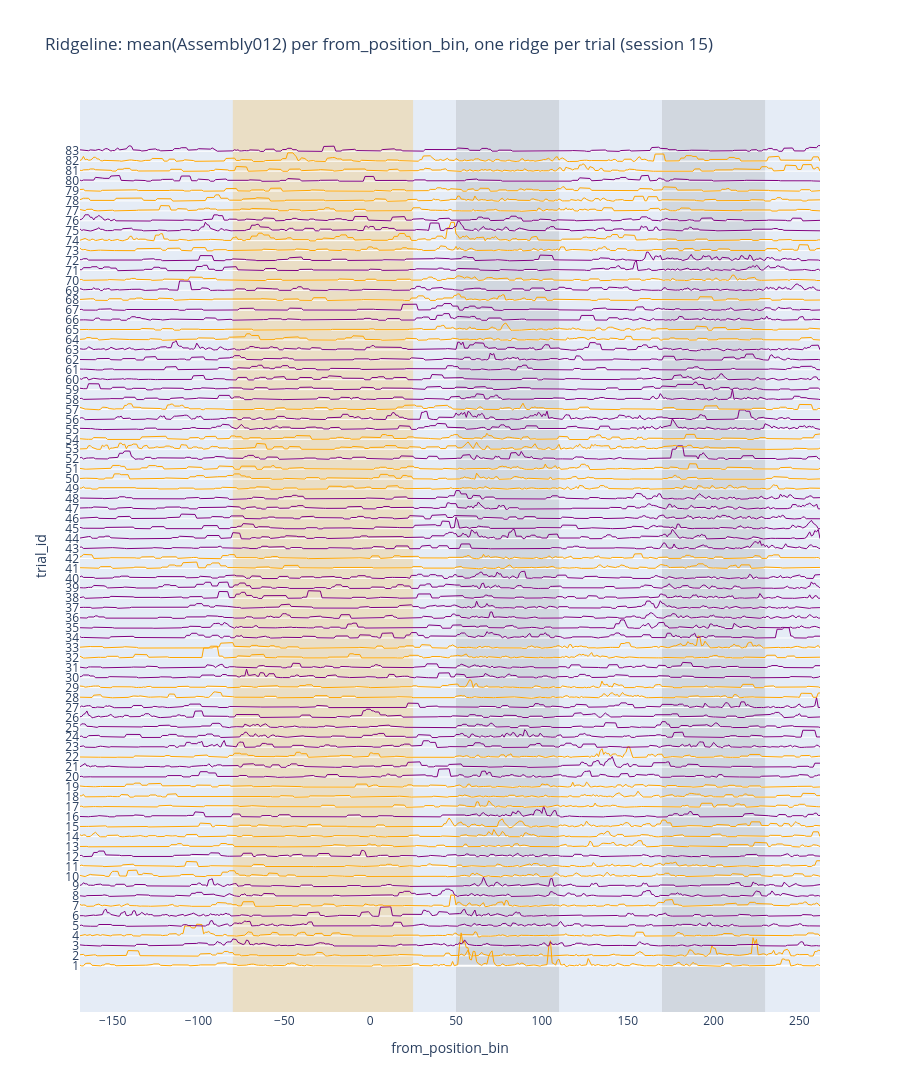

Write notebook code for a chart like this one.
### Code cell
df = ens_data
need_reset = False
if isinstance(df.index, pd.MultiIndex):
    need_reset = any(name in df.index.names for name in ["session_id", "trial_id"])
elif df.index.name in ["session_id", "trial_id"]:
    need_reset = True

if need_reset:
    df = df.reset_index()

# session selector
# session_to_plot = df["session_id"].dropna().unique()[0]  # first available session as default
session_to_plot = 15

df_s = df.loc[df["session_id"] == session_to_plot].copy()
#df_s = df_s[df_s["cue"].isin([1, 2])].copy()

# If "cue" is constant per trial, this will keep it; if not, it will take the first observed cue per trial
trial_cue = (
    df_s.groupby("trial_id", as_index=True)["cue"]
        .agg(lambda x: x.dropna().iloc[0] if len(x.dropna()) else np.nan)
)

# Aggregate within trial and position bin
trial_avg = (
    df_s.groupby(["trial_id", "from_position_bin"], as_index=False)["Assembly012"]
        .mean()
        .rename(columns={"Assembly012": "Assembly012_mean"})
)


# Build ordered numeric x if possible
pos_numeric = pd.to_numeric(trial_avg["from_position_bin"], errors="coerce")
if pos_numeric.notna().any():
    trial_avg["_x"] = pos_numeric
    x_order = np.sort(trial_avg["_x"].dropna().unique())
    x_tickvals = x_order
    x_ticktext = [str(int(x)) if float(x).is_integer() else str(x) for x in x_order]
else:
    trial_avg["_x"] = trial_avg["from_position_bin"].astype(str)
    x_order = list(pd.unique(trial_avg["_x"]))
    x_tickvals = x_order
    x_ticktext = x_order


# Ridgeline parameters
trials = sorted(trial_avg["trial_id"].unique())
dy = 0.8      #between trials
amp = 0.05    # amplitude scaling

fig = go.Figure()

for i, t in enumerate(trials):
    base = i * dy

    sub = trial_avg.loc[trial_avg["trial_id"] == t, ["_x", "Assembly012_mean"]].copy()
    sub = sub.set_index("_x").reindex(x_order).reset_index()

    y = sub["Assembly012_mean"].fillna(0.0).to_numpy()
    y_ridge = base + amp * y

    cue_t = trial_cue.get(t, np.nan)
    line_color = "orange" if cue_t == 1 else "purple"

    fig.add_trace(
        go.Scatter(
            x=sub["_x"],
            y=y_ridge,
            mode="lines",
            line=dict(width=1, color=line_color),
            name=f"trial {t}",
            hovertemplate=(
                "session=%{customdata[0]}<br>"
                "trial_id=%{customdata[1]}<br>"
                "cue=%{customdata[2]}<br>"
                "from_position_bin=%{x}<br>"
                "mean(Assembly012)=%{customdata[3]:.4f}<extra></extra>"
            ),
            customdata=np.c_[
                np.full(len(sub), session_to_plot),
                np.full(len(sub), t),
                np.full(len(sub), cue_t),
                y,
            ],
            showlegend=False,
        )
    )

# Y-axis
fig.update_yaxes(
    tickmode="array",
    tickvals=[i * dy for i in range(len(trials))],
    ticktext=[str(t) for t in trials],
    title_text="trial_id",
)

fig.update_layout(
    title=f"Ridgeline: mean(Assembly012) per from_position_bin, one ridge per trial (session {session_to_plot})",
    xaxis_title="from_position_bin",
    height=max(500, 30 * len(trials) + 250),
)

fig.update_xaxes(
    tickmode="array",
    showgrid=False,
    zeroline=False,
)

fig.add_vrect(x0=-80, x1=25,  fillcolor="orange", opacity=0.2, layer="below", line_width=0)
fig.add_vrect(x0=50,  x1=110, fillcolor="grey",   opacity=0.2, layer="below", line_width=0)
fig.add_vrect(x0=170, x1=230, fillcolor="grey",   opacity=0.2, layer="below", line_width=0)

fig.show()
